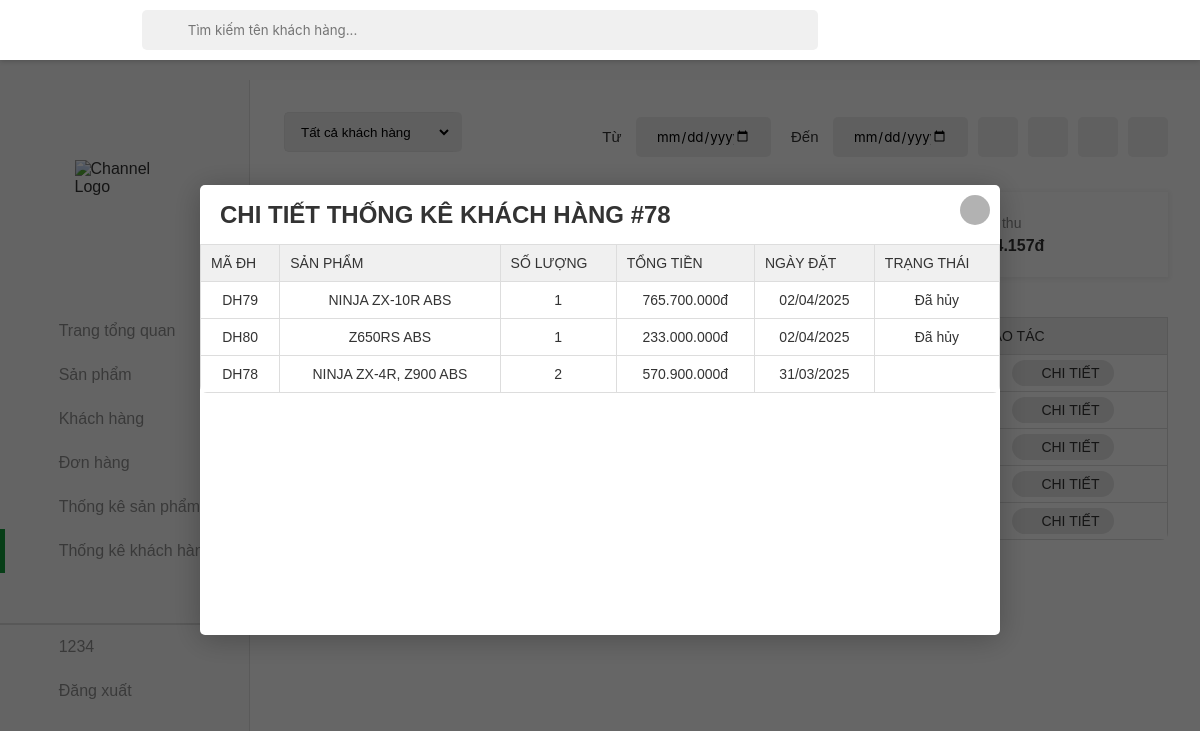
The page /thongkekh/thongkekh.php?detail=78 (signed in) on the database its author committed.
### tables this page shows
CREATE TABLE `customer` (
  `id` int(20) NOT NULL,
  `name` varchar(20) NOT NULL,
  `contact` varchar(11) NOT NULL,
  `joindate` date NOT NULL,
  `status` int(255) NOT NULL,
  `password` varchar(255) NOT NULL,
  `email` varchar(255) NOT NULL,
  `address` varchar(255) NOT NULL,
  `city_code` varchar(10) DEFAULT NULL,
  `city_name` varchar(100) DEFAULT NULL,
  `district_code` varchar(10) DEFAULT NULL,
  `district_name` varchar(100) DEFAULT NULL,
  `ward_code` varchar(10) DEFAULT NULL,
  `ward_name` varchar(100) DEFAULT NULL,
  `street_address` varchar(255) DEFAULT NULL,
  `role` varchar(255) NOT NULL
);

CREATE TABLE `orders` (
  `id` int(11) NOT NULL,
  `customer_id` int(11) NOT NULL,
  `total` varchar(255) DEFAULT NULL,
  `note` text DEFAULT NULL,
  `payment_method` varchar(50) DEFAULT NULL,
  `delivery_type` varchar(50) DEFAULT NULL,
  `created_at` date NOT NULL DEFAULT current_timestamp(),
  `status` enum('chuaxuly','daxuly','dagiao','dahuy') NOT NULL DEFAULT 'chuaxuly',
  `recipient_name` varchar(255) NOT NULL,
  `recipient_phone` varchar(20) NOT NULL,
  `address` varchar(255) NOT NULL,
  `city_code` varchar(10) DEFAULT NULL,
  `city_name` varchar(100) DEFAULT NULL,
  `district_code` varchar(10) DEFAULT NULL,
  `district_name` varchar(100) DEFAULT NULL,
  `ward_code` varchar(10) DEFAULT NULL,
  `ward_name` varchar(100) DEFAULT NULL,
  `street_address` varchar(255) DEFAULT NULL
);

### thongkekh/thongkekh.php (the view, shortened to what this page needs)
<?php
$servername = "localhost";
$username = "root";
$password = "";
$dbname = "admindoan";
$conn = new mysqli($servername, $username, $password, $dbname);
$search_term = isset($_GET['search']) ? trim($_GET['search']) : '';
$start_date = isset($_GET['start_date']) ? $_GET['start_date'] : '';
$end_date = isset($_GET['end_date']) ? $_GET['end_date'] : '';
$sort_order = isset($_GET['sort']) ? $_GET['sort'] : 'desc';
$limit = isset($_GET['limit']) ? ($_GET['limit'] === 'all' ? null : (int)$_GET['limit']) : 5;
$query = "SELECT
    c.id,
    c.name as tenkh,
    COUNT(DISTINCT o.id) as total_orders,
    SUM(od.soluong) as total_quantity,
    SUM(od.soluong * od.price) as total_revenue
FROM customer c
LEFT JOIN orders o ON c.id = o.customer_id
LEFT JOIN order_details od ON o.id = od.order_id
WHERE 1=1";
$query .= " GROUP BY c.id, c.name
HAVING total_revenue > 0
ORDER BY total_revenue " . ($sort_order === 'asc' ? 'ASC' : 'DESC');
if ($limit !== null) {
    $query .= " LIMIT " . $limit;
}
$result = $conn->query($query);
$total_customers = 0;
$total_orders = 0;
$total_revenue = 0;
if ($result) {
    while ($row = $result->fetch_assoc()) {
        $total_customers++;
        $total_orders += $row['total_orders'] ?? 0;
        $total_revenue += $row['total_revenue'] ?? 0;
    }
    $result->data_seek(0);
}
if (isset($_GET['detail'])) {
    $customer_id = intval($_GET['detail']);
    $detail_query = "SELECT
        o.id as order_id,
        o.created_at,
        o.status,
        o.total as order_total,
        GROUP_CONCAT(p.tensp SEPARATOR ', ') as products,
        SUM(od.soluong) as total_items
    FROM orders o
    LEFT JOIN order_details od ON o.id = od.order_id
    LEFT JOIN products p ON od.product_id = p.id
    WHERE o.customer_id = ?";
    $detail_query .= " GROUP BY o.id ORDER BY o.created_at DESC";
    $stmt = $conn->prepare($detail_query);
    $types = "i";
    $params = [$customer_id];
    $stmt->bind_param($types, ...$params);
    $stmt->execute();
    $customer_details = $stmt->get_result();
}
?>
<!DOCTYPE html>
<html lang="en">
<head>
    <link rel="stylesheet" href="../assets/css/admin.css">
    <link href="../assets/font/font-awesome-pro-v6-6.2.0/css/all.min.css" rel="stylesheet" type="text/css" />
    <link rel="stylesheet" href="../assets/css/admin-responsive.css">
</head>
<body>
    <header class="header">
        <button class="menu-icon-btn">
            <div class="menu-icon">
                <i class="fa-regular fa-bars"></i>
            </div>
        </button>
    </header>
    <div class="container">
        <aside class="sidebar open">
            <div class="top-sidebar">
                <a href="#" class="channel-logo"><img src="../image/logo.png" alt="Channel Logo"></a>
                <div class="hidden-sidebar your-channel"><img src="" style="height: 30px;" alt=""></div>
            </div>
            <div class="middle-sidebar">
                <ul class="sidebar-list">
                    <li class="sidebar-list-item tab-content">
                        <a href="../admin.php" class="sidebar-link">
                            <div class="sidebar-icon"><i class="fa-light fa-house"></i></div>
                            <div class="hidden-sidebar">Trang tổng quan</div>
                        </a>
                    </li>
                    <li class="sidebar-list-item tab-content">
                        <a href="../sanpham/sanpham.php" class="sidebar-link">
                            <div class="sidebar-icon"><i class="fa-thin fa-motorcycle"></i></div>
                            <div class="hidden-sidebar">Sản phẩm</div>
                        </a>
                    </li>
                    <li class="sidebar-list-item tab-content">
                        <a href="../khachhang/khachhang.php" class="sidebar-link">
                            <div class="sidebar-icon"><i class="fa-light fa-users"></i></div>
                            <div class="hidden-sidebar">Khách hàng</div>
                        </a>
                    </li>
                    <li class="sidebar-list-item tab-content">
                        <a href="../donhang/donhang.php" class="sidebar-link">
                            <div class="sidebar-icon"><i class="fa-light fa-basket-shopping"></i></div>
                            <div class="hidden-sidebar">Đơn hàng</div>
                        </a>
                    </li>
                    <li class="sidebar-list-item tab-content">
                        <a href="../thongkesp/thongke.php" class="sidebar-link">
                            <div class="sidebar-icon"><i class="fa-light fa-chart-simple"></i></div>
                            <div class="hidden-sidebar">Thống kê sản phẩm</div>
                        </a>
                    </li>
                    <li class="sidebar-list-item tab-content active">
                        <a href="../thongkekh/thongkekh.php" class="sidebar-link">
                            <div class="sidebar-icon"><i class="fa-light fa-chart-simple"></i></div>
                            <div class="hidden-sidebar">Thống kê khách hàng</div>
                        </a>
                    </li>
                    <li class="sidebar-list-item user-logout" style="border-top: 2px solid rgba(0,0,0,0.12);">
                        <a href="#" class="sidebar-link">
                            <div class="sidebar-icon"><i class="fa-light fa-circle-user"></i></div>
                            <div class="hidden-sidebar" id="name-acc">
                                <?php echo $_SESSION['username']; ?>
                            </div>
                        </a>
                    </li>
                    <li class="sidebar-list-item user-logout">
                        <a class="sidebar-link" style="cursor:pointer">
                            <div class="sidebar-icon"><i class="fa-light fa-arrow-right-from-bracket"></i></div>
                            <div class="hidden-sidebar" id="logoutacc">Đăng xuất</div>
                        </a>
                    </li>
                </ul>
            </div>
        </aside>
        <main class="content">
            <div class="section">
                <div class="admin-control">
                    <div class="admin-control-left">
                        <form action="" method="GET" style="display: inline-block;">
                            <select name="limit" class="form-control" onchange="this.form.submit()">
                                <option value="all" <?php echo !isset($_GET['limit']) || $_GET['limit'] === 'all' ? 'selected' : ''; ?>>Tất cả khách hàng</option>
                            </select>
                        </form>
                    </div>
                    <div class="admin-control-center">
                        <form action="" method="GET" class="form-search">
                            <span class="search-btn"><i class="fa-light fa-magnifying-glass"></i></span>
                            <input name="search" type="text" class="form-search-input"
                                placeholder="Tìm kiếm tên khách hàng..."
                                value="<?php echo htmlspecialchars($search_term); ?>">
                        </form>
                    </div>
                    <div class="admin-control-right">
                        <form action="" method="GET" class="fillter-date">
                            <div>
                                <label for="start_date">Từ</label>
                                <input type="date" class="form-control-date" id="start_date" name="start_date"
                                    value="<?php echo htmlspecialchars($start_date); ?>">
                            </div>
                            <div>
                                <label for="end_date">Đến</label>
                                <input type="date" class="form-control-date" id="end_date" name="end_date"
                                    value="<?php echo htmlspecialchars($end_date); ?>">
                            </div>
                            <button type="submit" class="btn-reset-order">
                                <i class="fa-light fa-filter"></i>
                            </button>
                            <button><a href="?<?php
                                $params = $_GET;
                                $params['sort'] = 'asc';
                                echo http_build_query($params);
                            ?>" class="btn-reset-order">
                                <i class="fa-regular fa-arrow-up-short-wide"></i>
                            </a></button>
                            <button><a href="?<?php
                                $params = $_GET;
                                $params['sort'] = 'desc';
                                echo http_build_query($params);
                            ?>" class="btn-reset-order">
                                <i class="fa-regular fa-arrow-down-wide-short"></i>
                            </button>
                            <button><a href="thongkekh.php" class="btn-reset-order">
                                <i class="fa-light fa-arrow-rotate-right"></i>
                            </a></button>
                        </form>
                    </div>
                </div>
                <div class="order-statistical" id="order-statistical">
                    <div class="order-statistical-item">
                        <div class="order-statistical-item-content">
                            <p class="order-statistical-item-content-desc">Tổng số khách hàng</p>
                            <h4 class="order-statistical-item-content-h" id="quantity-product"><?php echo $total_customers; ?></h4>
                        </div>
                        <div class="order-statistical-item-icon">
                        </div>
                    </div>
                    <div class="order-statistical-item">
    <div class="order-statistical-item-content">
        <p class="order-statistical-item-content-desc">Tổng số đơn hàng</p>
        <h4 class="order-statistical-item-content-h" id="quantity-order"><?php echo $total_orders; ?></h4>
    </div>
    <div class="order-statistical-item-icon">
    </div>
</div>
                    <div class="order-statistical-item">
                        <div class="order-statistical-item-content">
                            <p class="order-statistical-item-content-desc">Tổng doanh thu</p>
                            <h4 class="order-statistical-item-content-h" id="quantity-sale"><?php echo number_format($total_revenue, 0, ',', '.'); ?>đ</h4>
                        </div>
                        <div class="order-statistical-item-icon">
                            <i class="fa-light fa-dollar-sign"></i>
                        </div>
                    </div>
                </div>
                <div class="table">
                    <table width="100%">
                        <thead>
                            <tr>
                                <td>Mã KH</td>
                                <td>Tên khách hàng</td>
                                <td>Số đơn hàng</td>
                                <td>Số tiền đã chi</td>
                                <td>Thao tác</td>
                            </tr>
                        </thead>
                        <tbody>
                            <?php if ($result && $result->num_rows > 0): ?>
                                <?php while ($row = $result->fetch_assoc()): ?>
                                    <tr>
                                        <td><?php echo htmlspecialchars($row['id']); ?></td>
                                        <td><?php echo htmlspecialchars($row['tenkh']); ?></td>
                                        <td><?php echo $row['total_orders']; ?></td>
                                        <td><?php echo number_format($row['total_revenue'], 0, ',', '.'); ?>đ</td>
                                        <td>
                                            <a href="?<?php echo http_build_query(array_merge($_GET, ['detail' => $row['id']])); ?>"
                                               class="btn-detail product-order-detail">
                                                <i class="fa-regular fa-eye"></i> Chi tiết
                                            </a>
                                        </td>
                                    </tr>
                                <?php endwhile; ?>
                            <?php else: ?>
                                <tr>
                                    <td colspan="5" class="no-data">Không tìm thấy dữ liệu</td>
                                </tr>
                            <?php endif; ?>
                        </tbody>
                    </table>
                </div>
            </div>
        </main>
    </div>
    <?php if (isset($_GET['detail']) && $customer_details && $customer_details->num_rows > 0): ?>
    <div class="modal detail-modal open">
        <div class="modal-container">
            <div class="modal-container-title">
                <h2>Chi tiết thống kê khách hàng #<?php echo htmlspecialchars($_GET['detail']); ?></h2>
                <a href="?<?php echo http_build_query(array_diff_key($_GET, ['detail' => ""])); ?>" class="modal-close">
                    <i class="fa-light fa-xmark"></i>
                </a>
            </div>
            <div class="table">
                <table width="100%">
                    <thead>
                        <tr>
                            <td>Mã ĐH</td>
                            <td>Sản phẩm</td>
                            <td>Số lượng</td>
                            <td>Tổng tiền</td>
                            <td>Ngày đặt</td>
                            <td>Trạng thái</td>
                        </tr>
                    </thead>
                    <tbody>
                        <?php while ($detail = $customer_details->fetch_assoc()): ?>
                        <tr>
                            <td>DH<?php echo $detail['order_id']; ?></td>
                            <td><?php echo htmlspecialchars($detail['products']); ?></td>
                            <td><?php echo $detail['total_items']; ?></td>
                            <td><?php echo number_format($detail['order_total'], 0, ',', '.'); ?>đ</td>
                            <td><?php echo date('d/m/Y', strtotime($detail['created_at'])); ?></td>
                            <td>
                                <span class="status-<?php echo $detail['status']; ?>">
                                    <?php
                                    switch($detail['status']) {
                                        case 'dahuy': echo 'Đã hủy'; break;
                                        default: echo $detail['status'];
                                    }
                                    ?>
                                </span>
                            </td>
                        </tr>
                        <?php endwhile; ?>
                    </tbody>
                </table>
            </div>
        </div>
    </div>
    <?php endif; ?>
</body>
</html>

### rows shown on the page
orders: id "79", products "NINJA ZX-10R ABS", total_items "1", total "765.700.000", created_at "02/04/2025", status "Đã hủy"
orders: id "80", products "Z650RS ABS", total_items "1", total "233.000.000", created_at "02/04/2025", status "Đã hủy"
orders: id "78", products "NINJA ZX-4R, Z900 ABS", total_items "2", total "570.900.000", created_at "31/03/2025"

### other values the page prints
$_SESSION['username'] "1234"
$_GET['detail'] "78"
